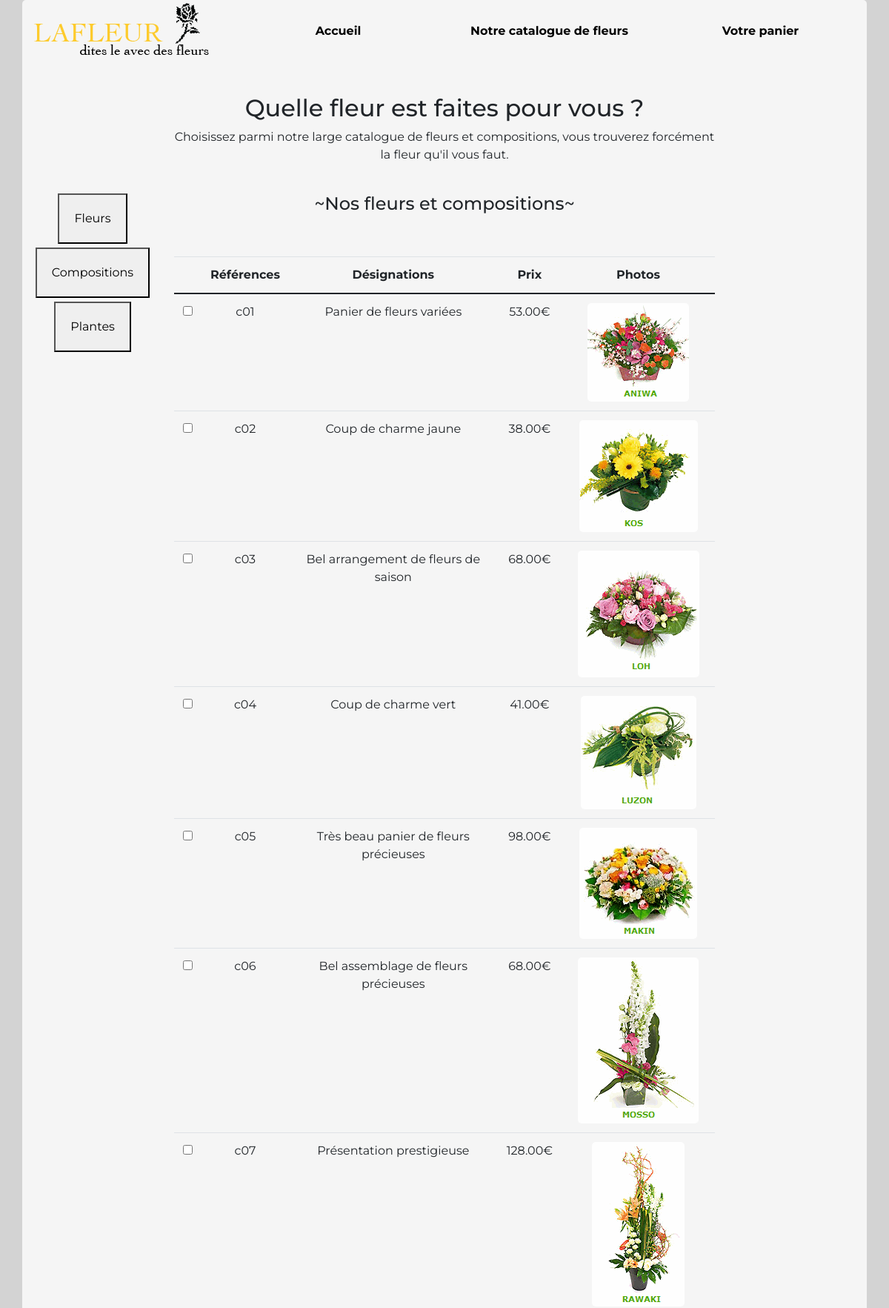
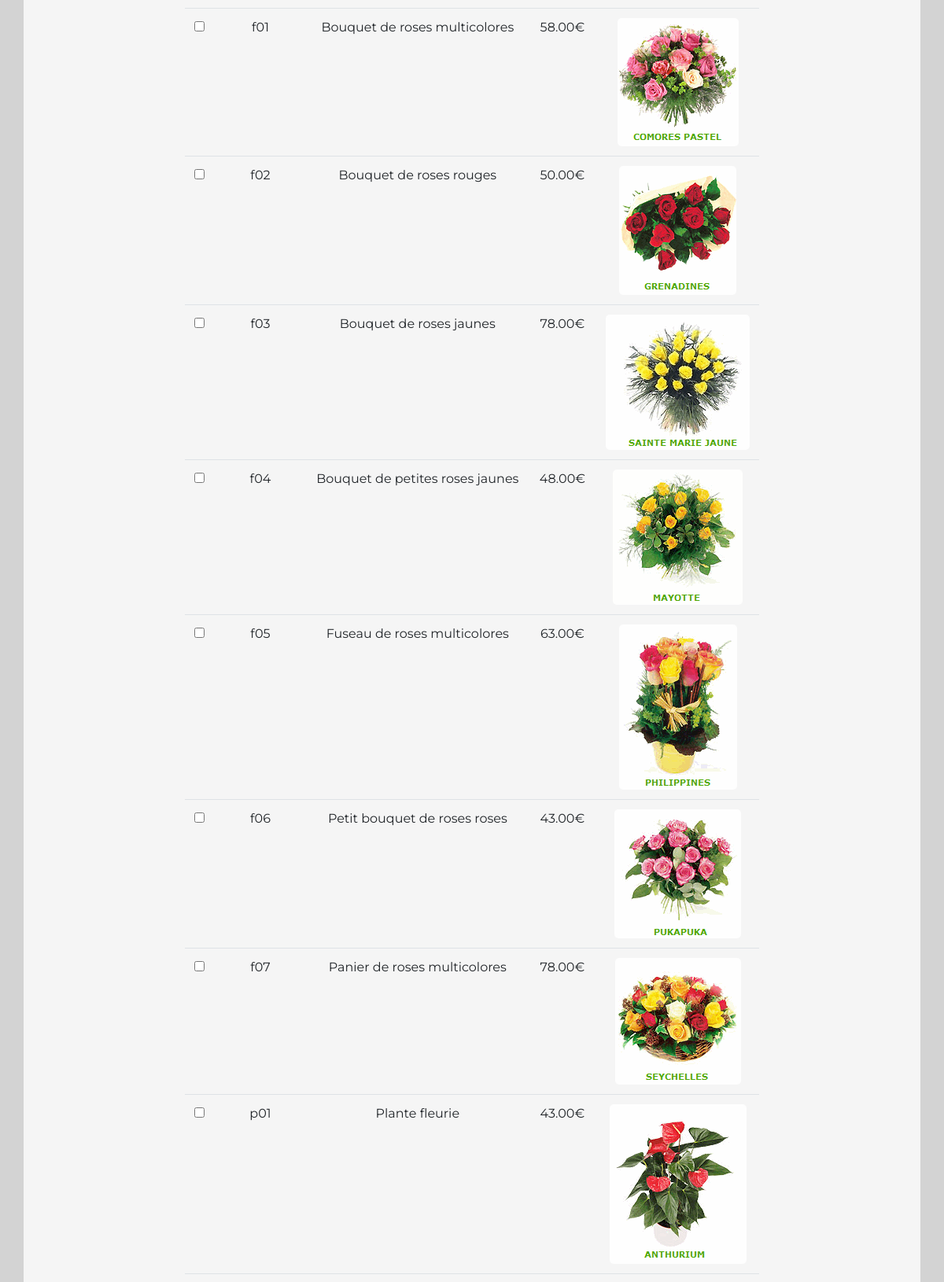
Page /scripts/fleurs.php (upper part) on the committed database (2 pictures, top to bottom).
### tables this page shows
CREATE TABLE `produit` (
  `id` varchar(32) NOT NULL,
  `description` varchar(50) NOT NULL,
  `prix` decimal(10,2) NOT NULL,
  `image` varchar(50) NOT NULL,
  `idCategorie` varchar(32) NOT NULL
);

### scripts/fleurs.php (the view, shortened to what this page needs)
<?php
    include('header.php');
?>
<div class="container" id="content">
            <div class="row">
                <br>
                <br>
            </div>
        </div>
        <div class="container" id="content">
            <div class="row">
                <div class="col-md-2">
                </div>
                <div class="col-md-8">
                    <h2>Quelle fleur est faites pour vous ?</h2>
                    <p>Choisissez parmi notre large catalogue de fleurs
                        et compositions, vous trouverez forcément la fleur qu'il
                        vous faut.
                    </p>
                    <br>
                </div>
                <div class="col-md-2">
                </div>
            </div>
        </div>
        <div class="container" id="content">
            <div class="row">
                <div class="col-md-2">
                <nav>
                    <button class="categ"><a href="fleurs.php?cat=ros">Fleurs</a></button>
                    <button class="categ"><a href="fleurs.php?cat=bul">Compositions</a></button>
                    <button class="categ"><a href="fleurs.php?cat=mas">Plantes</a></button>
                </nav>
                </div>
                <div class="col-md-8">
                    <h4>~Nos fleurs et compositions~</h4>
                    <br>
                    <br>
                    <table class="table align-middle">
                        <thead>
                            <tr>
                                <th scope="col"></th>
                                <th scope="col">Références</th>
                                <th scope="col">Désignations</th>
                                <th scope="col">Prix</th>
                                <th scope="col">Photos</th>
                            </tr>
                        </thead>
                        <tbody>
                            <?php
                                $resultat = $db->query('SELECT * FROM produit');
                                while($col=$resultat->fetch()){
                            ?>
                                <tr>
                                    <td scope="row">
                                        <input type="checkbox" id="<?php echo($col['id']); ?> t_check" onclick="addPanier()" value="<?php echo($col['id']); ?>">
                                    </td>
                                    <td scope="row" id="tab_fleur">
                                    <?php
                                         echo($col['id']);
                                        ?>
                                        </td>
                                    <td>
                                        <?php
                                                echo($col['description']);
                                        ?>
                                    </td>
                                    <td>
                                    <?php
                                            echo($col['prix'])."€";
                                        ?>
                                    </td>
                                    <td><img src=<?php
                                            echo($col['image']);
                                    ?> alt="aniwa" id="img_tab">
                                </td>
                                </tr>
                       <?php
                                }
                                ?>
                        </tbody>
                    </table>
                </div>
                <div class="col-md-2">
                </div>
            </div>
        </div>
    </div>
</body>
</html>
<?php
include("footer.php");
?>

### scripts/header.php (shortened to what this page needs)
        <!DOCTYPE html>
        <html lang="fr">
           <head>
                <link rel="stylesheet" href="../css/style.css">
                <link rel="stylesheet" href="../css/bootstrap.css">
            </head>
            <body>
            <div class="container-fluid" id="bg">
            <div class="container" id="corps">
            <div class="row">
            <div class="col-md-auto">
            <img src="../assets/logo_lafleur.png" alt="Logo_Lafleur">
            </div>
            <div class="col-md-3">
            <ul id="menu">
            <b><li><a href="index.php" id="lien">Accueil</a></li></b>
            </ul>
            </div>
            <div class="col-md-3">
            <ul id="menu">
            <b><li class="deroulant"><a href="fleurs.php" id="lien">Notre catalogue de fleurs</a></li></b>
            </ul>
            </div>
            <div class="col-md-3">
            <ul id="menu">
            <b><li><a href="index.php" id="lien">Votre panier</a></li></b>
            </ul>
            </div>
            </div>
</div>

### scripts/footer.php (shortened to what this page needs)
<!DOCTYPE html>
<html>
<head>
    <link rel="stylesheet" href="https://cdnjs.cloudflare.com/ajax/libs/twitter-bootstrap/4.1.3/css/bootstrap.min.css">
    <link rel="stylesheet" href="https://cdnjs.cloudflare.com/ajax/libs/ionicons/2.0.1/css/ionicons.min.css">
    <link rel="stylesheet" href="assets/css/style.css">
</head>
<body>
</body>
</html>

### css/style.css (style rules this page uses)
body { font-family:'Montserrat', sans-serif ; }
#bg { background-color: lightgray; }
#corps { background-color: whitesmoke; border-top-right-radius: 5px; border-top-left-radius: 5px; font-family:'Montserrat', sans-serif ; }
#menu li { display: inline; text-align: justify; }
#menu { margin: auto; margin-top: 30px; text-align: center; }
a { outline: none; text-decoration: none; color: whitesmoke; }
a:link { color: black; }
#content { background-color: whitesmoke; font-family:'Montserrat', sans-serif ; text-align: center; }
#tab_fleur { margin-top: 30px; }
#img_tab { border-radius: 5px; }
.categ { padding: 20px; margin-bottom: 5px; height: 100%; }

### rows in the picture
produit: id "c01", description "Panier de fleurs variées", prix "53.00", image (picture)
produit: id "c02", description "Coup de charme jaune", prix "38.00", image (picture)
produit: id "c03", description "Bel arrangement de fleurs de saison", prix "68.00", image (picture)
produit: id "c04", description "Coup de charme vert", prix "41.00", image (picture)
produit: id "c05", description "Très beau panier de fleurs précieuses", prix "98.00", image (picture)
produit: id "c06", description "Bel assemblage de fleurs précieuses", prix "68.00", image (picture)
produit: id "c07", description "Présentation prestigieuse", prix "128.00", image (picture)
produit: id "f01", description "Bouquet de roses multicolores", prix "58.00", image (picture)
produit: id "f02", description "Bouquet de roses rouges", prix "50.00", image (picture)
produit: id "f03", description "Bouquet de roses jaunes", prix "78.00", image (picture)
produit: id "f04", description "Bouquet de petites roses jaunes", prix "48.00", image (picture)
produit: id "f05", description "Fuseau de roses multicolores", prix "63.00", image (picture)
produit: id "f06", description "Petit bouquet de roses roses", prix "43.00", image (picture)
produit: id "f07", description "Panier de roses multicolores", prix "78.00", image (picture)
produit: id "p01", description "Plante fleurie", prix "43.00", image (picture)
